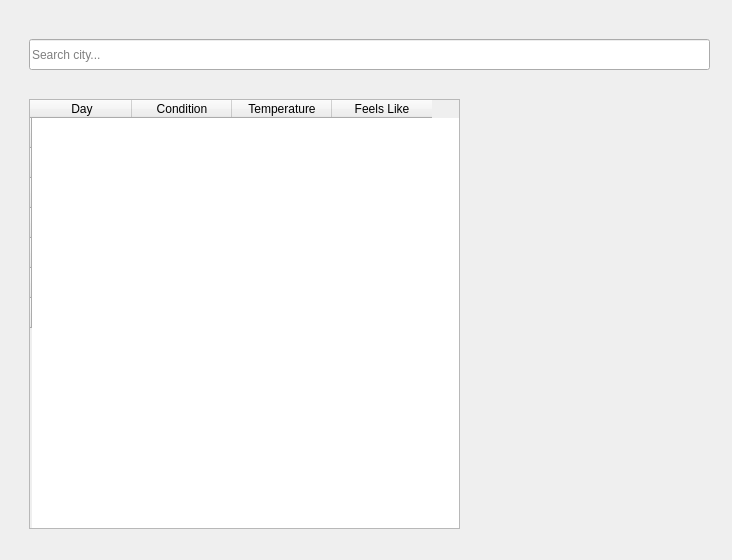
<?xml version="1.0" encoding="UTF-8"?>
<ui version="4.0">
 <class>MainWindow</class>
 <widget class="QMainWindow" name="MainWindow">
  <property name="geometry">
   <rect>
    <x>0</x>
    <y>0</y>
    <width>732</width>
    <height>560</height>
   </rect>
  </property>
  <property name="windowTitle">
   <string>MainWindow</string>
  </property>
  <property name="styleSheet">
   <string notr="true"/>
  </property>
  <widget class="QWidget" name="centralwidget">
   <layout class="QVBoxLayout" name="verticalLayout">
    <item>
     <widget class="QStackedWidget" name="stackedWidget">
      <property name="currentIndex">
       <number>0</number>
      </property>
      <widget class="QWidget" name="week_page">
       <widget class="QTableWidget" name="weekTable">
        <property name="geometry">
         <rect>
          <x>20</x>
          <y>90</y>
          <width>431</width>
          <height>430</height>
         </rect>
        </property>
        <property name="maximumSize">
         <size>
          <width>471</width>
          <height>16777215</height>
         </size>
        </property>
        <property name="alternatingRowColors">
         <bool>false</bool>
        </property>
        <property name="showGrid">
         <bool>false</bool>
        </property>
        <attribute name="horizontalHeaderCascadingSectionResizes">
         <bool>true</bool>
        </attribute>
        <attribute name="horizontalHeaderMinimumSectionSize">
         <number>28</number>
        </attribute>
        <row>
         <property name="text">
          <string/>
         </property>
        </row>
        <row>
         <property name="text">
          <string/>
         </property>
        </row>
        <row>
         <property name="text">
          <string/>
         </property>
        </row>
        <row>
         <property name="text">
          <string/>
         </property>
        </row>
        <row>
         <property name="text">
          <string/>
         </property>
        </row>
        <row>
         <property name="text">
          <string/>
         </property>
        </row>
        <row>
         <property name="text">
          <string/>
         </property>
        </row>
        <column>
         <property name="text">
          <string>Day</string>
         </property>
        </column>
        <column>
         <property name="text">
          <string>Condition</string>
         </property>
        </column>
        <column>
         <property name="text">
          <string>Temperature</string>
         </property>
        </column>
        <column>
         <property name="text">
          <string>Feels Like</string>
         </property>
        </column>
       </widget>
       <widget class="QLineEdit" name="searchInput">
        <property name="geometry">
         <rect>
          <x>20</x>
          <y>30</y>
          <width>681</width>
          <height>31</height>
         </rect>
        </property>
        <property name="maximumSize">
         <size>
          <width>711</width>
          <height>16777215</height>
         </size>
        </property>
        <property name="text">
         <string/>
        </property>
        <property name="placeholderText">
         <string>Search city...</string>
        </property>
        <property name="clearButtonEnabled">
         <bool>false</bool>
        </property>
       </widget>
      </widget>
      <widget class="QWidget" name="day_page">
       <widget class="QLabel" name="dayTitleLabel">
        <property name="geometry">
         <rect>
          <x>30</x>
          <y>80</y>
          <width>331</width>
          <height>51</height>
         </rect>
        </property>
        <property name="text">
         <string>Today </string>
        </property>
       </widget>
       <widget class="QTableWidget" name="hourTable">
        <property name="geometry">
         <rect>
          <x>30</x>
          <y>140</y>
          <width>641</width>
          <height>160</height>
         </rect>
        </property>
        <property name="showGrid">
         <bool>false</bool>
        </property>
        <row>
         <property name="text">
          <string/>
         </property>
        </row>
        <row>
         <property name="text">
          <string/>
         </property>
        </row>
        <column>
         <property name="text">
          <string>00:00</string>
         </property>
        </column>
        <column>
         <property name="text">
          <string>01:00</string>
         </property>
        </column>
        <column>
         <property name="text">
          <string>02:00</string>
         </property>
        </column>
        <column>
         <property name="text">
          <string>03:00</string>
         </property>
        </column>
        <column>
         <property name="text">
          <string>04:00</string>
         </property>
        </column>
        <column>
         <property name="text">
          <string>05:00</string>
         </property>
        </column>
        <column>
         <property name="text">
          <string>06:00</string>
         </property>
        </column>
        <column>
         <property name="text">
          <string>07:00</string>
         </property>
        </column>
        <column>
         <property name="text">
          <string>08:00</string>
         </property>
        </column>
        <column>
         <property name="text">
          <string>09:00</string>
         </property>
        </column>
        <column>
         <property name="text">
          <string>10:00</string>
         </property>
        </column>
        <column>
         <property name="text">
          <string>11:00</string>
         </property>
        </column>
        <column>
         <property name="text">
          <string>12:00</string>
         </property>
        </column>
        <column>
         <property name="text">
          <string>13:00</string>
         </property>
        </column>
        <column>
         <property name="text">
          <string>14:00</string>
         </property>
        </column>
        <column>
         <property name="text">
          <string>15:00</string>
         </property>
        </column>
        <column>
         <property name="text">
          <string>16:00</string>
         </property>
        </column>
        <column>
         <property name="text">
          <string>17:00</string>
         </property>
        </column>
        <column>
         <property name="text">
          <string>18:00</string>
         </property>
        </column>
        <column>
         <property name="text">
          <string>19:00</string>
         </property>
        </column>
        <column>
         <property name="text">
          <string>20:00</string>
         </property>
        </column>
        <column>
         <property name="text">
          <string>21:00</string>
         </property>
        </column>
        <column>
         <property name="text">
          <string>22:00</string>
         </property>
        </column>
        <column>
         <property name="text">
          <string>23:00</string>
         </property>
        </column>
       </widget>
       <widget class="QPushButton" name="backButton">
        <property name="geometry">
         <rect>
          <x>600</x>
          <y>20</y>
          <width>90</width>
          <height>41</height>
         </rect>
        </property>
        <property name="text">
         <string>Back</string>
        </property>
       </widget>
       <widget class="QLabel" name="cityName">
        <property name="geometry">
         <rect>
          <x>30</x>
          <y>45</y>
          <width>211</width>
          <height>31</height>
         </rect>
        </property>
        <property name="text">
         <string/>
        </property>
       </widget>
      </widget>
     </widget>
    </item>
   </layout>
  </widget>
 </widget>
 <resources/>
 <connections/>
</ui>
